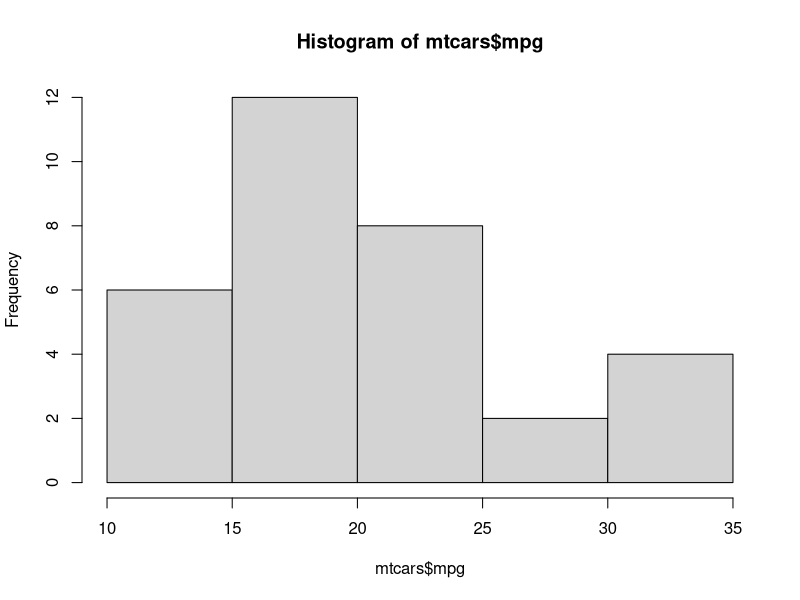
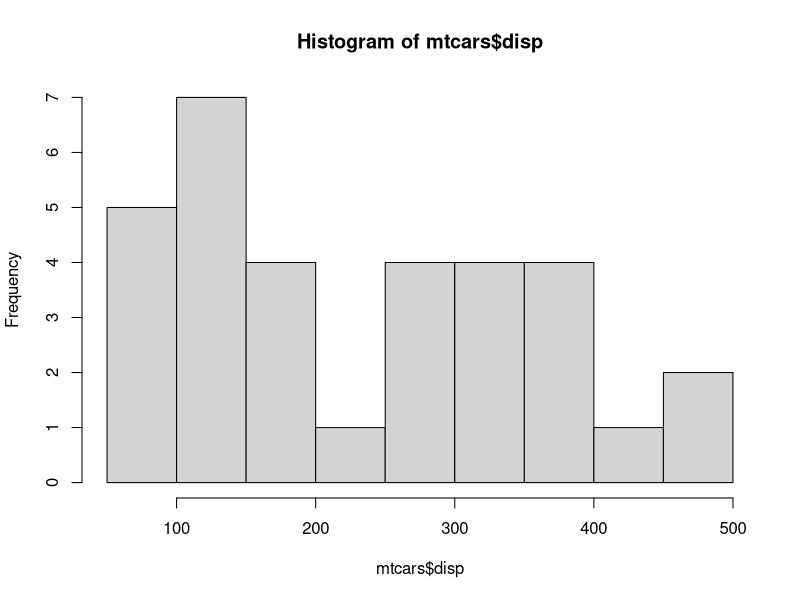
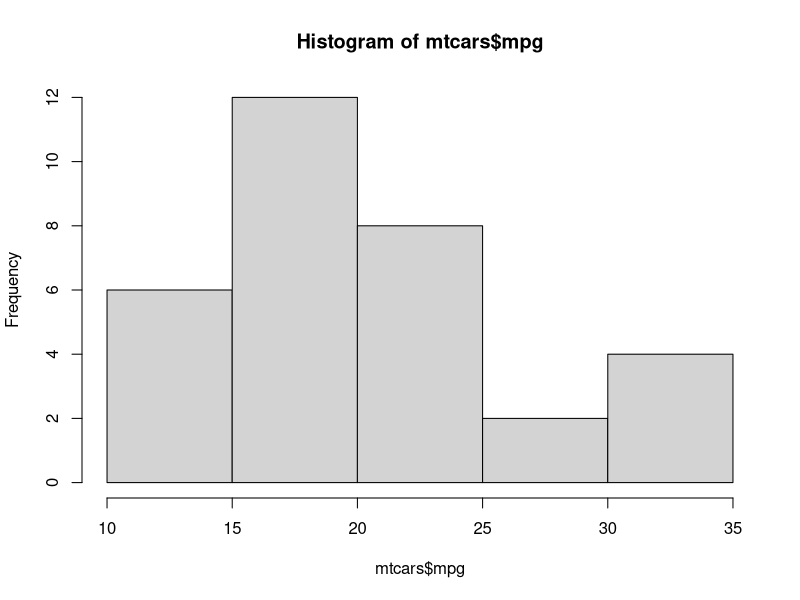
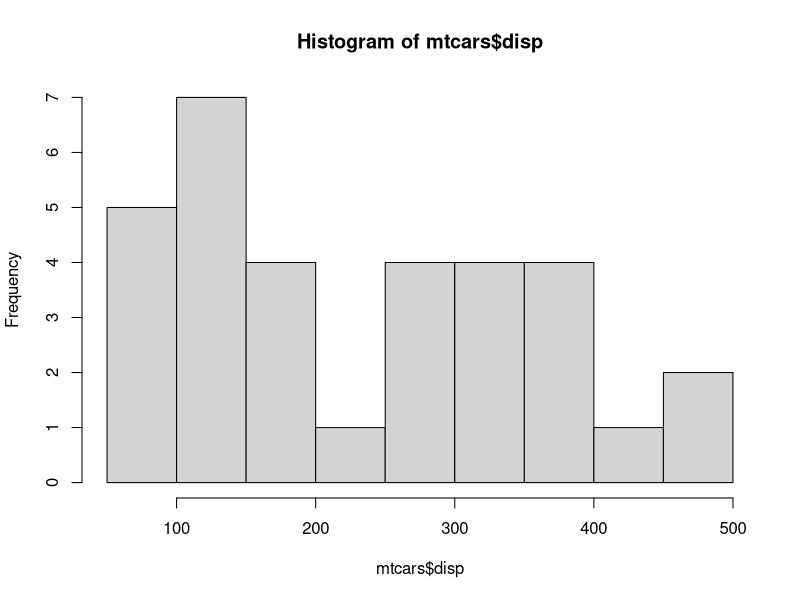

Write the R code that produced these figures, in order.
## ---- chunk 1
#| echo: fenced
#| code-fold: true
#| code-summary: 'Показать код'
x <- rchisq(1e3, 13)
## ---- chunk 2
#| echo: fenced
#| fig-cap: "Две диаграммы"
#| fig-subcap: 
#|   - "Первая диаграмма"
#|   - "Вторая диаграмма"
#| layout: [20, 10]
#| fig-width: 50

hist(mtcars$mpg)
hist(mtcars$disp)
## ---- chunk 3
#| echo: fenced
#| label: fig-two-plots
#| fig-cap: "Две диаграммы"
#| fig-subcap: 
#|   - "Первая диаграмма"
#|   - "Вторая диаграмма"
#| fig-width: 50
#| layout: [10, 10]
hist(mtcars$mpg)
hist(mtcars$disp)
